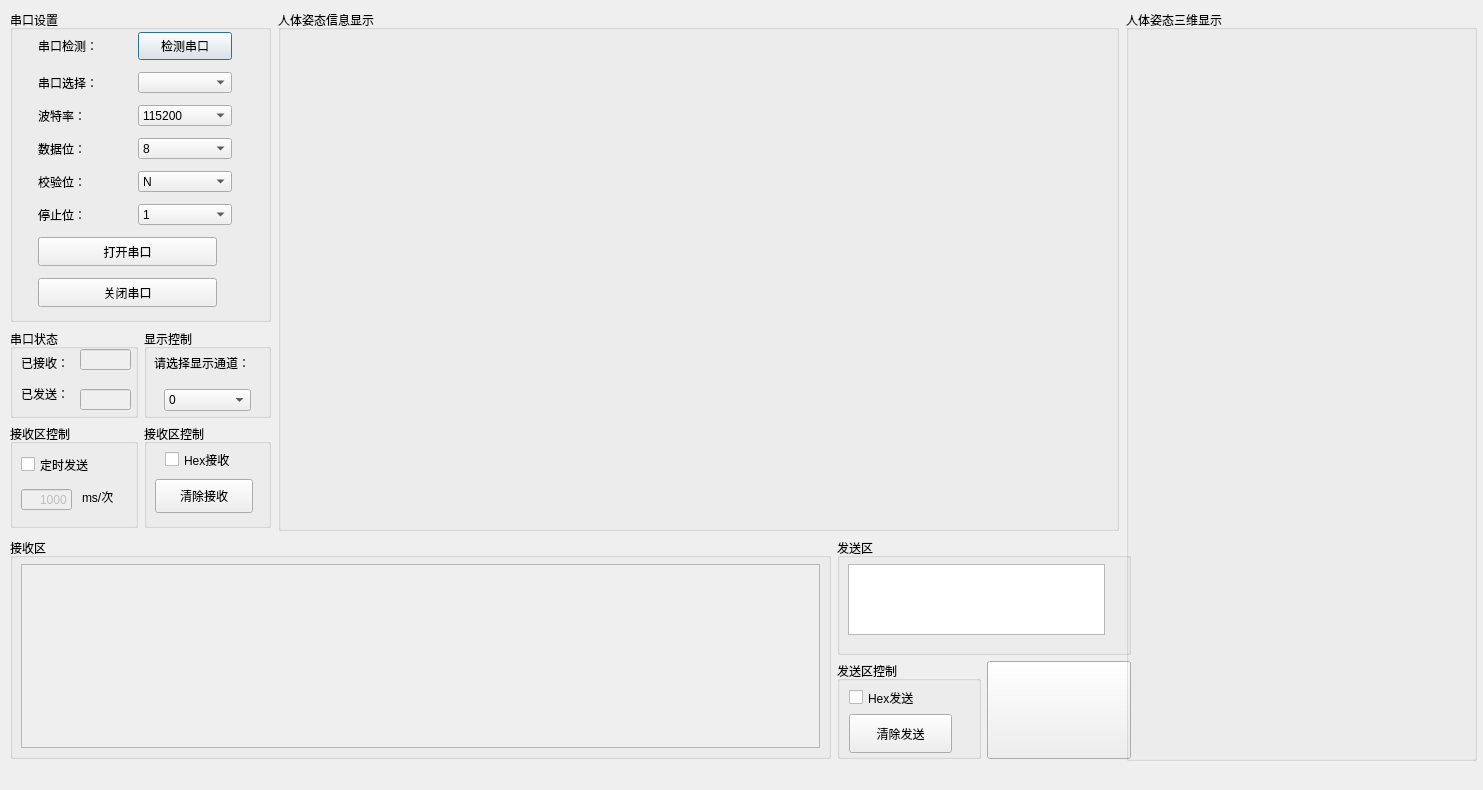
<?xml version="1.0" encoding="UTF-8"?>
<ui version="4.0">
 <class>Form</class>
 <widget class="QWidget" name="Form">
  <property name="geometry">
   <rect>
    <x>0</x>
    <y>0</y>
    <width>1483</width>
    <height>790</height>
   </rect>
  </property>
  <property name="windowTitle">
   <string>Form</string>
  </property>
  <widget class="QWidget" name="layoutWidget">
   <property name="geometry">
    <rect>
     <x>10</x>
     <y>538</y>
     <width>1121</width>
     <height>221</height>
    </rect>
   </property>
   <layout class="QGridLayout" name="gridLayout_2">
    <item row="0" column="0" rowspan="2">
     <widget class="QGroupBox" name="verticalGroupBox">
      <property name="minimumSize">
       <size>
        <width>821</width>
        <height>0</height>
       </size>
      </property>
      <property name="title">
       <string>接收区</string>
      </property>
      <widget class="QTextBrowser" name="s2__receive_text">
       <property name="enabled">
        <bool>false</bool>
       </property>
       <property name="geometry">
        <rect>
         <x>11</x>
         <y>26</y>
         <width>799</width>
         <height>184</height>
        </rect>
       </property>
      </widget>
     </widget>
    </item>
    <item row="0" column="1" colspan="2">
     <widget class="QGroupBox" name="verticalGroupBox_2">
      <property name="minimumSize">
       <size>
        <width>279</width>
        <height>0</height>
       </size>
      </property>
      <property name="title">
       <string>发送区</string>
      </property>
      <widget class="QTextEdit" name="s3__send_text">
       <property name="geometry">
        <rect>
         <x>11</x>
         <y>26</y>
         <width>257</width>
         <height>71</height>
        </rect>
       </property>
       <property name="html">
        <string>&lt;!DOCTYPE HTML PUBLIC &quot;-//W3C//DTD HTML 4.0//EN&quot; &quot;http://www.w3.org/TR/REC-html40/strict.dtd&quot;&gt;
&lt;html&gt;&lt;head&gt;&lt;meta name=&quot;qrichtext&quot; content=&quot;1&quot; /&gt;&lt;style type=&quot;text/css&quot;&gt;
p, li { white-space: pre-wrap; }
&lt;/style&gt;&lt;/head&gt;&lt;body style=&quot; font-family:'SimSun'; font-size:9pt; font-weight:400; font-style:normal;&quot;&gt;
&lt;p style=&quot;-qt-paragraph-type:empty; margin-top:0px; margin-bottom:0px; margin-left:0px; margin-right:0px; -qt-block-indent:0; text-indent:0px;&quot;&gt;&lt;br /&gt;&lt;/p&gt;&lt;/body&gt;&lt;/html&gt;</string>
       </property>
      </widget>
     </widget>
    </item>
    <item row="1" column="1">
     <widget class="QGroupBox" name="formGroupBox_4">
      <property name="title">
       <string>发送区控制</string>
      </property>
      <widget class="QPushButton" name="s3__clear_button">
       <property name="geometry">
        <rect>
         <x>12</x>
         <y>53</y>
         <width>103</width>
         <height>39</height>
        </rect>
       </property>
       <property name="maximumSize">
        <size>
         <width>16777215</width>
         <height>16777213</height>
        </size>
       </property>
       <property name="text">
        <string>清除发送</string>
       </property>
       <property name="icon">
        <iconset>
         <normaloff>QtApp/images/clear.png</normaloff>QtApp/images/clear.png</iconset>
       </property>
       <property name="iconSize">
        <size>
         <width>30</width>
         <height>30</height>
        </size>
       </property>
      </widget>
      <widget class="QCheckBox" name="hex_send">
       <property name="geometry">
        <rect>
         <x>12</x>
         <y>27</y>
         <width>81</width>
         <height>19</height>
        </rect>
       </property>
       <property name="text">
        <string>Hex发送</string>
       </property>
      </widget>
     </widget>
    </item>
    <item row="1" column="2">
     <widget class="QPushButton" name="s3__send_button">
      <property name="sizePolicy">
       <sizepolicy hsizetype="Minimum" vsizetype="Fixed">
        <horstretch>0</horstretch>
        <verstretch>104</verstretch>
       </sizepolicy>
      </property>
      <property name="minimumSize">
       <size>
        <width>131</width>
        <height>98</height>
       </size>
      </property>
      <property name="text">
       <string/>
      </property>
      <property name="icon">
       <iconset>
        <normaloff>QtApp/images/send.png</normaloff>QtApp/images/send.png</iconset>
      </property>
      <property name="iconSize">
       <size>
        <width>55</width>
        <height>55</height>
       </size>
      </property>
     </widget>
    </item>
   </layout>
  </widget>
  <widget class="QWidget" name="layoutWidget">
   <property name="geometry">
    <rect>
     <x>0</x>
     <y>0</y>
     <width>2</width>
     <height>2</height>
    </rect>
   </property>
   <layout class="QGridLayout" name="gridLayout_4"/>
  </widget>
  <widget class="QWidget" name="layoutWidget">
   <property name="geometry">
    <rect>
     <x>10</x>
     <y>329</y>
     <width>261</width>
     <height>201</height>
    </rect>
   </property>
   <layout class="QGridLayout" name="gridLayout_3">
    <item row="0" column="0">
     <widget class="QGroupBox" name="formGroupBox">
      <property name="maximumSize">
       <size>
        <width>888</width>
        <height>89</height>
       </size>
      </property>
      <property name="title">
       <string>串口状态</string>
      </property>
      <widget class="QLabel" name="label">
       <property name="geometry">
        <rect>
         <x>11</x>
         <y>26</y>
         <width>60</width>
         <height>16</height>
        </rect>
       </property>
       <property name="text">
        <string>已接收：</string>
       </property>
      </widget>
      <widget class="QLabel" name="label_2">
       <property name="geometry">
        <rect>
         <x>11</x>
         <y>57</y>
         <width>60</width>
         <height>16</height>
        </rect>
       </property>
       <property name="text">
        <string>已发送：</string>
       </property>
      </widget>
      <widget class="QLineEdit" name="lineEdit">
       <property name="enabled">
        <bool>false</bool>
       </property>
       <property name="geometry">
        <rect>
         <x>70</x>
         <y>20</y>
         <width>51</width>
         <height>21</height>
        </rect>
       </property>
      </widget>
      <widget class="QLineEdit" name="lineEdit_2">
       <property name="enabled">
        <bool>false</bool>
       </property>
       <property name="geometry">
        <rect>
         <x>70</x>
         <y>60</y>
         <width>51</width>
         <height>21</height>
        </rect>
       </property>
      </widget>
     </widget>
    </item>
    <item row="0" column="1">
     <widget class="QGroupBox" name="groupBox_3">
      <property name="title">
       <string>显示控制</string>
      </property>
      <widget class="QComboBox" name="comboBox">
       <property name="geometry">
        <rect>
         <x>20</x>
         <y>60</y>
         <width>87</width>
         <height>22</height>
        </rect>
       </property>
       <item>
        <property name="text">
         <string>0</string>
        </property>
       </item>
       <item>
        <property name="text">
         <string>1</string>
        </property>
       </item>
       <item>
        <property name="text">
         <string>2</string>
        </property>
       </item>
       <item>
        <property name="text">
         <string>3</string>
        </property>
       </item>
       <item>
        <property name="text">
         <string>4</string>
        </property>
       </item>
       <item>
        <property name="text">
         <string>5</string>
        </property>
       </item>
       <item>
        <property name="text">
         <string>6</string>
        </property>
       </item>
       <item>
        <property name="text">
         <string>7</string>
        </property>
       </item>
       <item>
        <property name="text">
         <string>8</string>
        </property>
       </item>
       <item>
        <property name="text">
         <string>9</string>
        </property>
       </item>
       <item>
        <property name="text">
         <string>10</string>
        </property>
       </item>
       <item>
        <property name="text">
         <string>11</string>
        </property>
       </item>
       <item>
        <property name="text">
         <string>12</string>
        </property>
       </item>
       <item>
        <property name="text">
         <string>13</string>
        </property>
       </item>
      </widget>
      <widget class="QLabel" name="label_5">
       <property name="geometry">
        <rect>
         <x>10</x>
         <y>26</y>
         <width>111</width>
         <height>16</height>
        </rect>
       </property>
       <property name="text">
        <string>请选择显示通道：</string>
       </property>
      </widget>
     </widget>
    </item>
    <item row="1" column="0">
     <widget class="QGroupBox" name="formGroupBox_3">
      <property name="minimumSize">
       <size>
        <width>0</width>
        <height>0</height>
       </size>
      </property>
      <property name="maximumSize">
       <size>
        <width>16777215</width>
        <height>104</height>
       </size>
      </property>
      <property name="title">
       <string>接收区控制</string>
      </property>
      <widget class="QCheckBox" name="timer_send_cb">
       <property name="geometry">
        <rect>
         <x>11</x>
         <y>31</y>
         <width>87</width>
         <height>19</height>
        </rect>
       </property>
       <property name="text">
        <string>定时发送</string>
       </property>
      </widget>
      <widget class="QLineEdit" name="lineEdit_3">
       <property name="enabled">
        <bool>false</bool>
       </property>
       <property name="geometry">
        <rect>
         <x>11</x>
         <y>65</y>
         <width>51</width>
         <height>21</height>
        </rect>
       </property>
       <property name="text">
        <string>1000</string>
       </property>
       <property name="alignment">
        <set>Qt::AlignRight|Qt::AlignTrailing|Qt::AlignVCenter</set>
       </property>
      </widget>
      <widget class="QLabel" name="dw">
       <property name="geometry">
        <rect>
         <x>72</x>
         <y>65</y>
         <width>39</width>
         <height>16</height>
        </rect>
       </property>
       <property name="text">
        <string>ms/次</string>
       </property>
      </widget>
     </widget>
    </item>
    <item row="1" column="1">
     <widget class="QGroupBox" name="formGroupBox_2">
      <property name="title">
       <string>接收区控制</string>
      </property>
      <widget class="QCheckBox" name="hex_receive">
       <property name="geometry">
        <rect>
         <x>21</x>
         <y>26</y>
         <width>81</width>
         <height>19</height>
        </rect>
       </property>
       <property name="text">
        <string>Hex接收</string>
       </property>
      </widget>
      <widget class="QPushButton" name="s2__clear_button">
       <property name="geometry">
        <rect>
         <x>11</x>
         <y>55</y>
         <width>98</width>
         <height>34</height>
        </rect>
       </property>
       <property name="text">
        <string>清除接收</string>
       </property>
       <property name="icon">
        <iconset>
         <normaloff>QtApp/images/clean_receive.png</normaloff>QtApp/images/clean_receive.png</iconset>
       </property>
       <property name="iconSize">
        <size>
         <width>25</width>
         <height>25</height>
        </size>
       </property>
      </widget>
     </widget>
    </item>
   </layout>
  </widget>
  <widget class="QGroupBox" name="groupBox_2">
   <property name="geometry">
    <rect>
     <x>1126</x>
     <y>10</y>
     <width>351</width>
     <height>751</height>
    </rect>
   </property>
   <property name="minimumSize">
    <size>
     <width>351</width>
     <height>751</height>
    </size>
   </property>
   <property name="title">
    <string>人体姿态三维显示</string>
   </property>
   <widget class="QWidget" name="centralWidget2" native="true">
    <property name="geometry">
     <rect>
      <x>10</x>
      <y>20</y>
      <width>331</width>
      <height>721</height>
     </rect>
    </property>
   </widget>
  </widget>
  <widget class="QGroupBox" name="groupBox">
   <property name="geometry">
    <rect>
     <x>278</x>
     <y>10</y>
     <width>841</width>
     <height>521</height>
    </rect>
   </property>
   <property name="minimumSize">
    <size>
     <width>841</width>
     <height>521</height>
    </size>
   </property>
   <property name="title">
    <string>人体姿态信息显示</string>
   </property>
   <widget class="QWidget" name="centralWidget1" native="true">
    <property name="geometry">
     <rect>
      <x>12</x>
      <y>27</y>
      <width>817</width>
      <height>482</height>
     </rect>
    </property>
    <property name="minimumSize">
     <size>
      <width>420</width>
      <height>250</height>
     </size>
    </property>
   </widget>
  </widget>
  <widget class="QLabel" name="state_label">
   <property name="geometry">
    <rect>
     <x>10</x>
     <y>768</y>
     <width>1471</width>
     <height>17</height>
    </rect>
   </property>
   <property name="text">
    <string/>
   </property>
   <property name="textFormat">
    <enum>Qt::AutoText</enum>
   </property>
   <property name="scaledContents">
    <bool>true</bool>
   </property>
   <property name="alignment">
    <set>Qt::AlignRight|Qt::AlignTrailing|Qt::AlignVCenter</set>
   </property>
  </widget>
  <widget class="QGroupBox" name="formGroupBox">
   <property name="geometry">
    <rect>
     <x>10</x>
     <y>10</y>
     <width>261</width>
     <height>312</height>
    </rect>
   </property>
   <property name="minimumSize">
    <size>
     <width>203</width>
     <height>279</height>
    </size>
   </property>
   <property name="maximumSize">
    <size>
     <width>888</width>
     <height>312</height>
    </size>
   </property>
   <property name="title">
    <string>串口设置</string>
   </property>
   <widget class="QWidget" name="layoutWidget">
    <property name="geometry">
     <rect>
      <x>11</x>
      <y>16</y>
      <width>231</width>
      <height>291</height>
     </rect>
    </property>
    <layout class="QGridLayout" name="gridLayout">
     <item row="0" column="0">
      <widget class="QLabel" name="s1__lb_1">
       <property name="minimumSize">
        <size>
         <width>75</width>
         <height>26</height>
        </size>
       </property>
       <property name="maximumSize">
        <size>
         <width>75</width>
         <height>26</height>
        </size>
       </property>
       <property name="text">
        <string>串口检测：</string>
       </property>
      </widget>
     </item>
     <item row="0" column="1">
      <widget class="QPushButton" name="s1__box_1">
       <property name="minimumSize">
        <size>
         <width>94</width>
         <height>28</height>
        </size>
       </property>
       <property name="maximumSize">
        <size>
         <width>94</width>
         <height>28</height>
        </size>
       </property>
       <property name="text">
        <string>检测串口</string>
       </property>
       <property name="autoRepeatInterval">
        <number>100</number>
       </property>
       <property name="default">
        <bool>true</bool>
       </property>
      </widget>
     </item>
     <item row="1" column="0">
      <widget class="QLabel" name="s1__lb_2">
       <property name="minimumSize">
        <size>
         <width>75</width>
         <height>21</height>
        </size>
       </property>
       <property name="maximumSize">
        <size>
         <width>75</width>
         <height>21</height>
        </size>
       </property>
       <property name="text">
        <string>串口选择：</string>
       </property>
      </widget>
     </item>
     <item row="1" column="1">
      <widget class="QComboBox" name="s1__box_2">
       <property name="minimumSize">
        <size>
         <width>94</width>
         <height>21</height>
        </size>
       </property>
       <property name="maximumSize">
        <size>
         <width>94</width>
         <height>21</height>
        </size>
       </property>
      </widget>
     </item>
     <item row="2" column="0">
      <widget class="QLabel" name="s1__lb_3">
       <property name="minimumSize">
        <size>
         <width>60</width>
         <height>21</height>
        </size>
       </property>
       <property name="maximumSize">
        <size>
         <width>60</width>
         <height>21</height>
        </size>
       </property>
       <property name="text">
        <string>波特率：</string>
       </property>
      </widget>
     </item>
     <item row="2" column="1">
      <widget class="QComboBox" name="s1__box_3">
       <property name="minimumSize">
        <size>
         <width>94</width>
         <height>21</height>
        </size>
       </property>
       <property name="maximumSize">
        <size>
         <width>94</width>
         <height>21</height>
        </size>
       </property>
       <item>
        <property name="text">
         <string>115200</string>
        </property>
       </item>
       <item>
        <property name="text">
         <string>19200</string>
        </property>
       </item>
       <item>
        <property name="text">
         <string>2400</string>
        </property>
       </item>
       <item>
        <property name="text">
         <string>4800</string>
        </property>
       </item>
       <item>
        <property name="text">
         <string>9600</string>
        </property>
       </item>
       <item>
        <property name="text">
         <string>14400</string>
        </property>
       </item>
       <item>
        <property name="text">
         <string>38400</string>
        </property>
       </item>
       <item>
        <property name="text">
         <string>57600</string>
        </property>
       </item>
       <item>
        <property name="text">
         <string>76800</string>
        </property>
       </item>
       <item>
        <property name="text">
         <string>12800</string>
        </property>
       </item>
       <item>
        <property name="text">
         <string>230400</string>
        </property>
       </item>
       <item>
        <property name="text">
         <string>460800</string>
        </property>
       </item>
      </widget>
     </item>
     <item row="3" column="0">
      <widget class="QLabel" name="s1__lb_4">
       <property name="minimumSize">
        <size>
         <width>60</width>
         <height>21</height>
        </size>
       </property>
       <property name="maximumSize">
        <size>
         <width>60</width>
         <height>21</height>
        </size>
       </property>
       <property name="text">
        <string>数据位：</string>
       </property>
      </widget>
     </item>
     <item row="3" column="1">
      <widget class="QComboBox" name="s1__box_4">
       <property name="minimumSize">
        <size>
         <width>94</width>
         <height>21</height>
        </size>
       </property>
       <property name="maximumSize">
        <size>
         <width>94</width>
         <height>21</height>
        </size>
       </property>
       <item>
        <property name="text">
         <string>8</string>
        </property>
       </item>
       <item>
        <property name="text">
         <string>7</string>
        </property>
       </item>
       <item>
        <property name="text">
         <string>6</string>
        </property>
       </item>
       <item>
        <property name="text">
         <string>5</string>
        </property>
       </item>
      </widget>
     </item>
     <item row="4" column="0">
      <widget class="QLabel" name="s1__lb_5">
       <property name="minimumSize">
        <size>
         <width>60</width>
         <height>21</height>
        </size>
       </property>
       <property name="maximumSize">
        <size>
         <width>60</width>
         <height>21</height>
        </size>
       </property>
       <property name="text">
        <string>校验位：</string>
       </property>
      </widget>
     </item>
     <item row="4" column="1">
      <widget class="QComboBox" name="s1__box_5">
       <property name="minimumSize">
        <size>
         <width>94</width>
         <height>21</height>
        </size>
       </property>
       <property name="maximumSize">
        <size>
         <width>94</width>
         <height>21</height>
        </size>
       </property>
       <item>
        <property name="text">
         <string>N</string>
        </property>
       </item>
      </widget>
     </item>
     <item row="5" column="0">
      <widget class="QLabel" name="s1__lb_6">
       <property name="minimumSize">
        <size>
         <width>60</width>
         <height>21</height>
        </size>
       </property>
       <property name="maximumSize">
        <size>
         <width>60</width>
         <height>21</height>
        </size>
       </property>
       <property name="text">
        <string>停止位：</string>
       </property>
      </widget>
     </item>
     <item row="5" column="1">
      <widget class="QComboBox" name="s1__box_6">
       <property name="minimumSize">
        <size>
         <width>94</width>
         <height>21</height>
        </size>
       </property>
       <property name="maximumSize">
        <size>
         <width>94</width>
         <height>21</height>
        </size>
       </property>
       <item>
        <property name="text">
         <string>1</string>
        </property>
       </item>
      </widget>
     </item>
     <item row="6" column="0" colspan="2">
      <widget class="QPushButton" name="open_button">
       <property name="minimumSize">
        <size>
         <width>176</width>
         <height>29</height>
        </size>
       </property>
       <property name="maximumSize">
        <size>
         <width>179</width>
         <height>29</height>
        </size>
       </property>
       <property name="text">
        <string>打开串口</string>
       </property>
       <property name="icon">
        <iconset>
         <normaloff>QtApp/images/start.png</normaloff>QtApp/images/start.png</iconset>
       </property>
      </widget>
     </item>
     <item row="7" column="0" colspan="2">
      <widget class="QPushButton" name="close_button">
       <property name="minimumSize">
        <size>
         <width>179</width>
         <height>29</height>
        </size>
       </property>
       <property name="maximumSize">
        <size>
         <width>179</width>
         <height>29</height>
        </size>
       </property>
       <property name="text">
        <string>关闭串口</string>
       </property>
       <property name="icon">
        <iconset>
         <normaloff>QtApp/images/stop.png</normaloff>QtApp/images/stop.png</iconset>
       </property>
      </widget>
     </item>
    </layout>
   </widget>
  </widget>
 </widget>
 <resources/>
 <connections/>
</ui>
